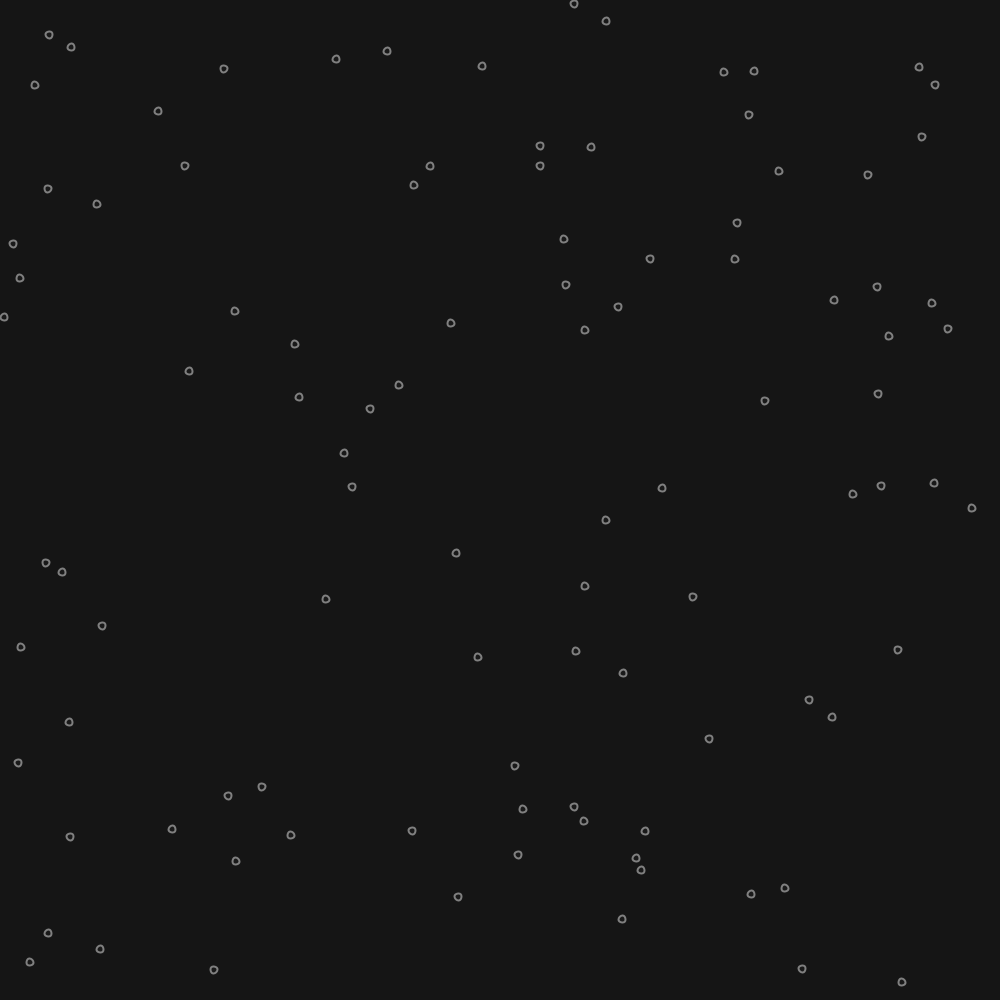
Frame 1 (no input)
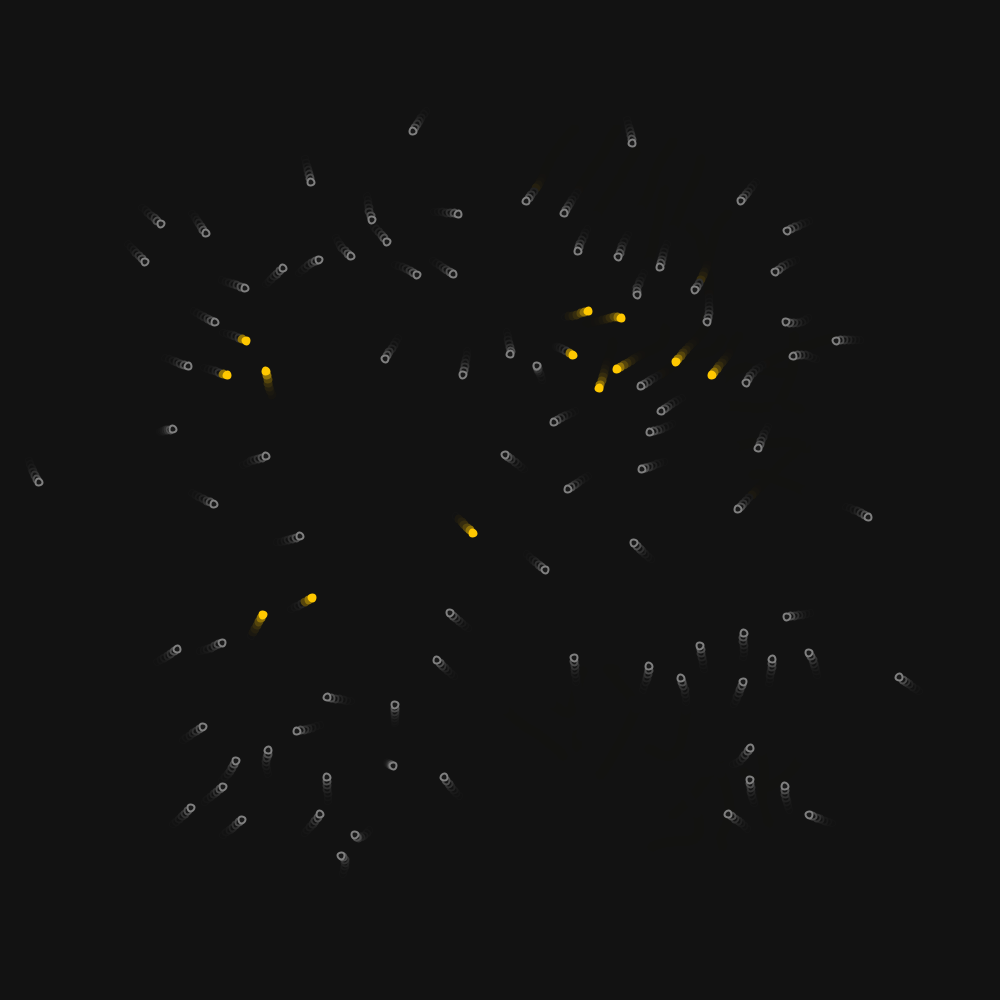
Frame 60 (the mouse pressed at the canvas centre just before this capture)
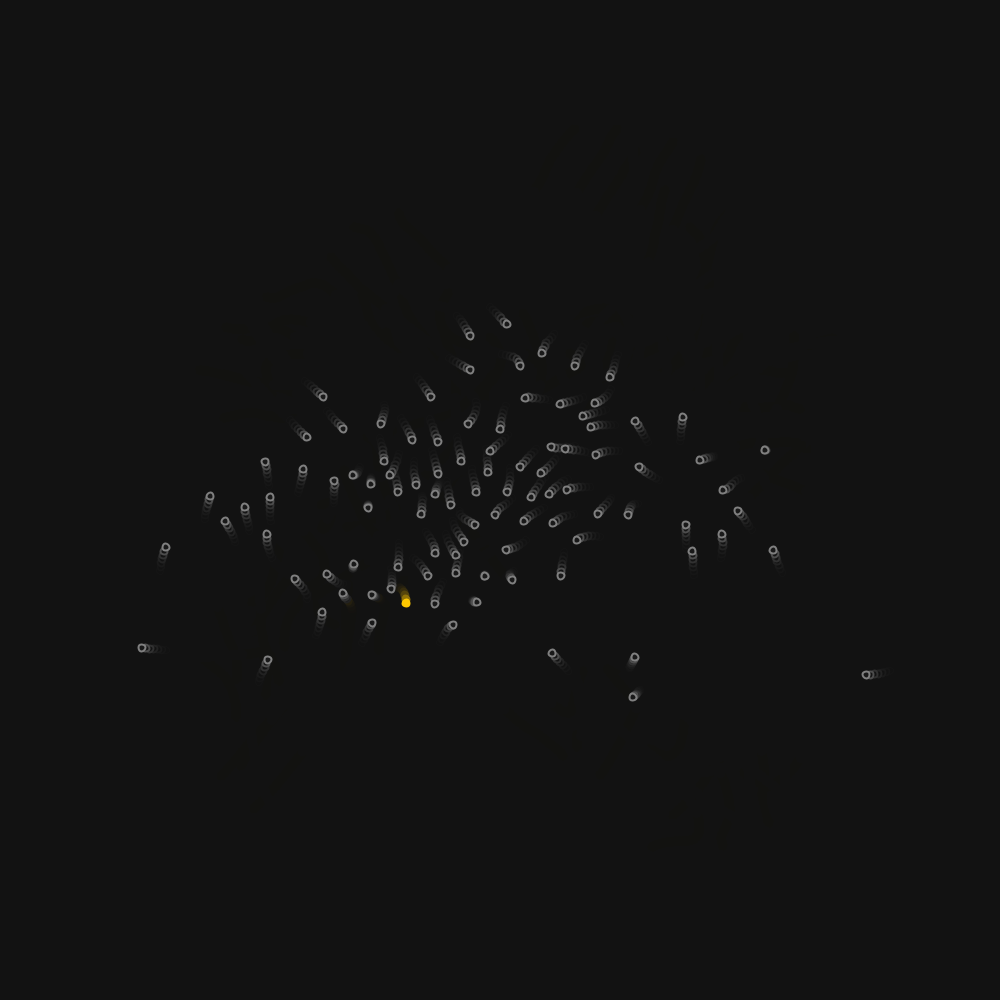
Frame 120 (the mouse held since frame 60 and released just before this capture)

The Processing sketch that drew these frames (run headless with seeded random() and noise(); from frame 60 on, the mouse is pressed at the canvas centre):

// Processing sketch: Quasiflies
// ── Quasiflies.pde
ArrayList<Firefloid> firefloids = new ArrayList<Firefloid>();
Quadtree<Firefloid> qTree;

int frameLimit = 30000;

float maxSpeed = 4;
float mass = 2;
float viewRange = 75;
float viewAngle = 220;

float multiplier_A = 0.3;
float multiplier_C = 0.11;
float multiplier_S = 4.8;
float multiplier_O = 0.0018; 
float damping = 0.7;
float size = 7;

void setup(){
  size(1000,1000);
  background(25);
  
  generateBoids();
  //multiplier_O = 0;
}

void generateBoids(){
  qTree = new Quadtree<Firefloid>(0,0,width, height,50);
  firefloids = new ArrayList<Firefloid>();
  for (int i = 0; i < 100; i++){
    Firefloid b = new Firefloid(random(width), random(height));
    firefloids.add(b);
    qTree.insert(b);
  }
}

void draw(){
  PImage screen = get();
  background(25);
  tint(200,175);
  image(screen, 0, 0);
  
  qTree.reset();
  qTree.insert(firefloids);
  
  for (Firefloid b : firefloids){
    b.update(qTree, "REDUNDANCY BECAUSE JAVA's AN IDIOT");
    b.show(color(128), color(25), color(255,200,0), size);
  }
  
  print(frameRate+"\n");
  
  //if(keyPressed) updateParameters();
  //displayParameters();
}

// ── Boid_Class.pde
class Boid extends Transform{
  PVector velocity = new PVector();
  PVector force = new PVector();
  Boid(float x_, float y_){
    super(x_,y_);
    velocity = PVector.fromAngle(random(TWO_PI)).mult(maxSpeed);
  }
  
  void show(color outline, color fill, float size){
    stroke(outline);
    strokeWeight(2);
    fill(fill);
    
    //line(x, y, x+(velocity.x/velocity.mag())*size, y+(velocity.y/velocity.mag())*size);
    circle(x,y,size);
  }
  
  void edgeCollide(){
    if (x<0) velocity.x = abs(velocity.x);
    if (y<0) velocity.y = abs(velocity.y);
    if (x>width) velocity.x = -abs(velocity.x);
    if (y>height) velocity.y = -abs(velocity.y);
  }
  
  void edgeWarp(){
    if (x<0) x = width;
    if (y<0) y = height;
    if (x>width) x = 0;
    if (y>height) y = 0;
  }
  
  <T extends Boid>void update(Quadtree<T> qTree){
    
    ArrayList<T> neighbours = findNeighbours(qTree, viewRange, viewAngle);
    
    force = velocity.get();
    force.mult(damping);
    force.rotate(random(-0.2,0.2));
    
    alignment(neighbours, multiplier_A);
    cohesion(neighbours, multiplier_C);
    separation(neighbours, multiplier_S);
    toCenter(multiplier_O);
    
    velocity.mult(damping);
    velocity.add(PVector.div(force,mass));
    
    velocity.limit(maxSpeed);
    //velocity.setMag(maxSpeed);
    
    edgeCollide();
    //edgeWarp();
    
    x += velocity.x;
    y += velocity.y;
  }
  
  <T extends Boid>ArrayList<T> findNeighbours(Quadtree<T> qTree, float range, float angle){
    Circle searchRange = new Circle(x,y,range);
    ArrayList<T> neighbours = qTree.query(searchRange);
    neighbours.remove(this);
    for (int i = neighbours.size()-1; i >= 0; i--){
      Boid n = neighbours.get(i);
      PVector displacement = new PVector(n.x-x, n.y-y);
      if (PVector.angleBetween(displacement, velocity)*180/PI > angle/2) neighbours.remove(n);
    }
    return neighbours;
  }
  
  <T extends Boid>void alignment(ArrayList<T> neighbours, float multiplier){
    if (neighbours.size() <= 0) return;
    PVector alignment = new PVector();
    for (Boid n : neighbours){
      alignment.add(n.velocity);
    }
    alignment.div(neighbours.size());
    alignment.mult(multiplier);
    force.add(alignment);
  }
  
  <T extends Boid>void cohesion(ArrayList<T> neighbours, float multiplier){
    if (neighbours.size() <= 0) return;
    PVector cohesion = new PVector();
    for (Boid n : neighbours){
      cohesion.add(new PVector(n.x,n.y));
    }
    cohesion.div(neighbours.size());
    cohesion.sub(new PVector(x,y));
    cohesion.mult(multiplier);
    force.add(cohesion);
  }
  
  <T extends Boid>void separation(ArrayList<T> neighbours, float multiplier){
    if (neighbours.size() <= 0) return;
    PVector separation = new PVector();
    for (Boid n : neighbours){
      PVector diff = new PVector(x-n.x, y-n.y);
      float d = diff.mag();
      diff.mult(1/d);
      separation.add(diff);
    }
    separation.div(neighbours.size());
    separation.mult(multiplier);
    force.add(separation);
  }
  
  void toCenter(float multiplier){
    PVector centralForce = new PVector(width/2-x, height/2-y);
    centralForce.mult(multiplier);
    centralForce.mult(pow(centralForce.mag(),2));
    force.add(centralForce);
  }
}

// ── Firefloids_Class.pde
float lightPercentage = 0.001;
int cooldownTime = 180;
int lightTime = 20;
int influenceDelay = 2;
int influenceNumber = 2;
int lightRange = 95;

class Firefloid extends Boid{
  PVector velocity = new PVector();
  PVector force = new PVector();
  float maxSpeed;
  float mass;
  float range;
  float angle;
  Firefloid(float x_, float y_){
    super(x_, y_);
  }
  
  float cooldown = 0;
  
  void update(Quadtree<Firefloid> qTree, String dumb){
    super.update(qTree);
    if (random(1) <= lightPercentage) illuminate();
    if (cooldown > cooldownTime-lightTime && cooldown < cooldownTime-influenceDelay){
      ArrayList<Firefloid> neighbours = findNeighbours(qTree, lightRange, 360);
      for(int i = 0; i < influenceNumber; i++){
        if (neighbours.size() <= 0) break;
        int index = floor(random(neighbours.size()));
        Firefloid neighbour = neighbours.get(index);
        neighbour.illuminate();
        neighbours.remove(index);
      }
    }
    cooldown--;
  }
  
  void illuminate(){
    if (cooldown <= 0) cooldown = cooldownTime;
    //else if (cooldownTime-lightTime > cooldown) cooldown -= 5;
  }
  
  void show(color outline, color fill, color illuminated, float size){
    stroke(outline);
    strokeWeight(2);
    fill(fill);
    if (cooldownTime-lightTime < cooldown){
      stroke(illuminated);
      fill(illuminated);
    }
    //line(x, y, x+(velocity.x/velocity.mag())*size, y+(velocity.y/velocity.mag())*size);
    circle(x,y,size);
  }
}

// ── Quadtree_Module.pde
//GEOMETRY CLASS

class Geometry{
  float x;
  float y;
  String typeof(){
    return "Geometry";
  }
  
  <T extends Transform> boolean contains(T p){
    return false;
  }
  <T extends Geometry> boolean intersects(T range){
    return true;
  }
}

class Rectangle extends Geometry{
  float x;
  float y;
  float w;
  float h;
  Rectangle(float x_, float y_, float w_, float h_){
    x = x_;
    y = y_;
    w = w_;
    h = h_;
  }
  String typeof(){
    return "Rectangle";
  }
  
  
  <T extends Transform> boolean contains (T p){
    return !(p.x < x || p.x > x+w ||
             p.y < y || p.y > y+h);
  }
  
  
  <T extends Geometry> boolean intersects(T range){
    switch (range.typeof()){
      case "Rectangle": return intersects((Rectangle) range);
      case "Circle": return intersects((Circle) range);
    }
    return true;
  }
  
  boolean intersects(Rectangle rect){
    return !(x > rect.x+rect.w || x+w < rect.x || y > rect.y+rect.h || y+h < rect.y);
  }
  
  boolean intersects(Circle circle){
    float closestX = max(x, min(circle.x, x+w));
    float closestY = max(y, min(circle.y, y+h));
    return (pow(closestX-circle.x,2) + pow(closestY-circle.y,2) <= pow(circle.r,2));
  }
  
  
  void show(){ show(color(255), 2); }
  void show(color c, float t){
    stroke(c);
    strokeWeight(t);
    noFill();
    rect(x,y,w,h);
  }
}

class Circle extends Geometry{
  float x;
  float y;
  float r;
  Circle(float x_, float y_, float r_){
    x = x_;
    y = y_;
    r = r_/2;
  }
  String typeof(){
    return "Circle";
  }
  
  
  <T extends Transform> boolean contains(T p){
    return (pow(p.x-x, 2) + pow(p.y-y, 2) <= pow(r, 2));
  }
  
  
  void show(){ show(color(255), 2); }
  void show(color c, float t){
    stroke(c);
    strokeWeight(t);
    noFill();
    circle(x,y,r*2);
  }
}






// TRANSFORM CLASS

class Transform{
  float x;
  float y;
  Transform(float x_, float y_){
    x = x_;
    y = y_;
  }
  void show(){}
  void update(){}
}

class Point extends Transform{
  Point(float x_, float y_){
    super(x_,y_);
  }
  
  void show(){
    noStroke();
    fill(255);
    circle(x,y,4);
  }
  
  void show(color c, float r){
    noStroke();
    fill(c);
    circle(x,y,r);
  }
}






// QUADTREE CLASS

class Quadtree <T extends Transform> extends Rectangle{
  Quadtree childTL;
  Quadtree childTR;
  Quadtree childBL;
  Quadtree childBR;
  boolean divided;
  int capacity;
  ArrayList<T> points;
  Quadtree(float x_, float y_, float w_, float h_, int c_){
    super(x_, y_, w_, h_);
    divided = false;
    capacity = c_;
    points = new ArrayList<T>();
  }
  
  void reset(){
    childTL = null;
    childTR = null;
    childBL = null;
    childBR = null;
    divided = false;
    points = new ArrayList<T>();
  }
  
  void insert(ArrayList<T> array){
    for (T t : array){
      insert(t);
    }
  }
  
  void insert(T t){
    if (!contains(t)) return;
    if (!divided){
      points.add(t);
      if (points.size() <= capacity) return;
      childTL = new Quadtree(x, y, w/2, h/2, capacity);
      childTR = new Quadtree(x+w/2, y, w/2, h/2, capacity);
      childBL = new Quadtree(x, y+h/2, w/2, h/2, capacity);
      childBR = new Quadtree(x+w/2, y+h/2, w/2, h/2, capacity);
      for (T q : points){
        childTL.insert(q);
        childTR.insert(q);
        childBL.insert(q);
        childBR.insert(q);
      }
      points = null;
      divided = true;
      return;
    }
    childTL.insert(t);
    childTR.insert(t);
    childBL.insert(t);
    childBR.insert(t);
  }
  
  
  <T2 extends Geometry> ArrayList<T> query(T2 range){
    ArrayList<T> queryArray = new ArrayList<T>();
    query(range, queryArray);
    return queryArray;
  }
  
  
  <T2 extends Geometry> void query(T2 range, ArrayList<T> queryArray){
    if (!intersects(range)) return;
    if (!divided){
      for (T t : points){
        if (range.contains(t)) queryArray.add(t);
      }
      return;
    }
    childTL.query(range, queryArray);
    childTR.query(range, queryArray);
    childBL.query(range, queryArray);
    childBR.query(range, queryArray);
  }
  
  
  void show(){
    super.show();
    if (!divided){
      for (T p : points){
        p.show();
      }
      return;
    }
    childTL.show();
    childTR.show();
    childBL.show();
    childBR.show();
  }
}

// ── Update_Parameters.pde
int variableType = 0;
String variableName = "multiplier_A";
float variableValue = 0f;
boolean showVariable = false;
boolean pressed = false;

void displayParameters(){
  if (!showVariable) return;
  fill(255);
  String displayMessage = variableName + " = " + variableValue;
  text(displayMessage, 10, 20);
}

void keyReleased(){
  pressed = false;
}

void updateParameters(){
  
  if (pressed) return;
  pressed = true;
  
  if (keyCode==UP){
    switch (variableType){
      case 0:
        multiplier_A += 0.01; 
        variableName = "multiplier_A";
        variableValue = multiplier_A;
        break;
      case 1:
        multiplier_C += 0.01; 
        variableName = "multiplier_C";
        variableValue = multiplier_C;
        break;
      case 2:
        multiplier_S += 0.01; 
        variableName = "multiplier_S";
        variableValue = multiplier_S;
        break;
      case 3:
        multiplier_O += 0.01; 
        variableName = "multiplier_O";
        variableValue = multiplier_O;
        break;
      case 4:
        damping += 0.01; 
        variableName = "damping";
        variableValue = damping;
        break;
      case 5:
        size += 0.5; 
        variableName = "size";
        variableValue = size;
        break;
      case 6:
        viewRange += 5; 
        variableName = "viewRange";
        variableValue = viewRange;
        break;
      case 7:
        viewAngle += 5; 
        variableName = "viewAngle";
        variableValue = viewAngle;
        break;
    }
  }
  if (keyCode==DOWN){
    switch (variableType){
      case 0:
        multiplier_A -= 0.1; 
        variableName = "multiplier_A";
        variableValue = multiplier_A;
        break;
      case 1:
        multiplier_C -= 0.1; 
        variableName = "multiplier_C";
        variableValue = multiplier_C;
        break;
      case 2:
        multiplier_S -= 0.1; 
        variableName = "multiplier_S";
        variableValue = multiplier_S;
        break;
      case 3:
        multiplier_O -= 0.01; 
        variableName = "multiplier_O";
        variableValue = multiplier_O;
        break;
      case 4:
        damping -= 0.01; 
        variableName = "damping";
        variableValue = damping;
        break;
      case 5:
        size -= 0.5; 
        variableName = "size";
        variableValue = size;
        break;
      case 6:
        viewRange -= 5; 
        variableName = "viewRange";
        variableValue = viewRange;
        break;
      case 7:
        viewAngle -= 5; 
        variableName = "viewAngle";
        variableValue = viewAngle;
        break;
    }
  }
  
  if (keyCode==LEFT || keyCode==RIGHT){
    
    if (keyCode==LEFT) variableType--;
    if (keyCode==RIGHT) variableType++;
    
    switch (variableType){
      case 0:
        variableName = "multiplier_A";
        variableValue = multiplier_A;
        break;
      case 1:
        variableName = "multiplier_C";
        variableValue = multiplier_C;
        break;
      case 2:
        variableName = "multiplier_S";
        variableValue = multiplier_S;
        break;
      case 3:
        variableName = "multiplier_O";
        variableValue = multiplier_O;
        break;
      case 4:
        variableName = "damping";
        variableValue = damping;
        break;
      case 5:
        variableName = "size";
        variableValue = size;
        break;
      case 6:
        variableName = "viewRange";
        variableValue = viewRange;
        break;
      case 7:
        variableName = "viewAngle";
        variableValue = viewAngle;
        break;
    }
  }
  
  if (keyCode==SHIFT) showVariable = !showVariable;
  if (key==ENTER || key==RETURN) generateBoids();
}
